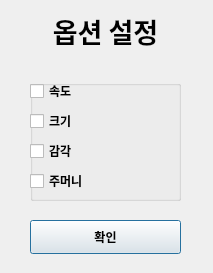
<?xml version="1.0" encoding="UTF-8"?>
<ui version="4.0">
 <class>option_22</class>
 <widget class="QDialog" name="option_22">
  <property name="geometry">
   <rect>
    <x>0</x>
    <y>0</y>
    <width>213</width>
    <height>273</height>
   </rect>
  </property>
  <property name="windowTitle">
   <string>Dialog</string>
  </property>
  <widget class="QLabel" name="title">
   <property name="geometry">
    <rect>
     <x>20</x>
     <y>10</y>
     <width>171</width>
     <height>41</height>
    </rect>
   </property>
   <property name="font">
    <font>
     <family>Noto Sans CJK KR Black</family>
     <pointsize>20</pointsize>
     <weight>75</weight>
     <bold>true</bold>
    </font>
   </property>
   <property name="text">
    <string>옵션 설정</string>
   </property>
   <property name="alignment">
    <set>Qt::AlignCenter</set>
   </property>
  </widget>
  <widget class="QGroupBox" name="groupBox">
   <property name="geometry">
    <rect>
     <x>30</x>
     <y>80</y>
     <width>151</width>
     <height>121</height>
    </rect>
   </property>
   <property name="title">
    <string/>
   </property>
   <widget class="QCheckBox" name="checkBox">
    <property name="geometry">
     <rect>
      <x>0</x>
      <y>0</y>
      <width>116</width>
      <height>22</height>
     </rect>
    </property>
    <property name="font">
     <font>
      <family>Noto Sans CJK KR Black</family>
      <weight>75</weight>
      <bold>true</bold>
     </font>
    </property>
    <property name="text">
     <string>속도</string>
    </property>
   </widget>
   <widget class="QCheckBox" name="checkBox_2">
    <property name="geometry">
     <rect>
      <x>0</x>
      <y>30</y>
      <width>116</width>
      <height>22</height>
     </rect>
    </property>
    <property name="font">
     <font>
      <family>Noto Sans CJK KR Black</family>
      <weight>75</weight>
      <bold>true</bold>
     </font>
    </property>
    <property name="text">
     <string>크기</string>
    </property>
   </widget>
   <widget class="QCheckBox" name="checkBox_3">
    <property name="geometry">
     <rect>
      <x>0</x>
      <y>60</y>
      <width>116</width>
      <height>22</height>
     </rect>
    </property>
    <property name="font">
     <font>
      <family>Noto Sans CJK KR Black</family>
      <weight>75</weight>
      <bold>true</bold>
     </font>
    </property>
    <property name="text">
     <string>감각</string>
    </property>
   </widget>
   <widget class="QCheckBox" name="checkBox_4">
    <property name="geometry">
     <rect>
      <x>0</x>
      <y>90</y>
      <width>116</width>
      <height>22</height>
     </rect>
    </property>
    <property name="font">
     <font>
      <family>Noto Sans CJK KR Black</family>
      <weight>75</weight>
      <bold>true</bold>
     </font>
    </property>
    <property name="text">
     <string>주머니</string>
    </property>
   </widget>
  </widget>
  <widget class="QPushButton" name="ok">
   <property name="geometry">
    <rect>
     <x>30</x>
     <y>220</y>
     <width>151</width>
     <height>34</height>
    </rect>
   </property>
   <property name="font">
    <font>
     <family>Noto Sans CJK KR Black</family>
     <weight>75</weight>
     <bold>true</bold>
    </font>
   </property>
   <property name="cursor">
    <cursorShape>PointingHandCursor</cursorShape>
   </property>
   <property name="autoFillBackground">
    <bool>true</bool>
   </property>
   <property name="styleSheet">
    <string notr="true"/>
   </property>
   <property name="text">
    <string>확인</string>
   </property>
  </widget>
 </widget>
 <resources/>
 <connections/>
</ui>
